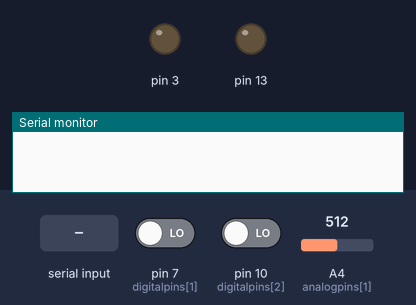
Recording of a sketch running on a simulated Arduino Uno, built with avr-gcc and run on an emulated ATmega328P. Parts: output pins drawn as LEDs (lit = HIGH), the last lines printed to the serial monitor. The inputs (shaded band) are chosen by the test bench; at power-on: pin 7 (digitalpins[1]) LOW, pin 10 (digitalpins[2]) LOW, A4 (analogpins[1]) = 512.

Above: at 1.2 s.
1.3 s: "connect?\n" received over Serial
At 1.6 s:
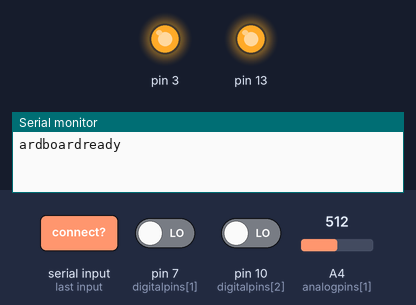
2.8 s: pin 7 (digitalpins[1]) driven HIGH
4.3 s: pin 7 (digitalpins[1]) driven LOW
Timing chart, 0 to 7.3 s (numbered marks = the images above; inputs shaded):
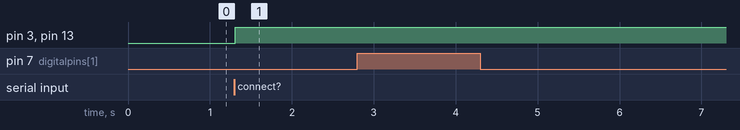

The sketch:

Arduino_code.ino
```cpp
#define keycnt 3

short analogpins[] = { 0, 18, 19 };
short digitalpins[] = { 0, 7, 10 };
short notes[] = {-1, 62, 63};
bool active[]={0,0,0};
short lastpitch[]={-1,-1,-1};

bool handshaked = false;


void setup() {
  pinMode(13, OUTPUT);
  pinMode(3, OUTPUT);
  for (short i = 1; i < keycnt; ++i) pinMode(digitalpins[i], INPUT);
  Serial.begin(9600);
}

void loop() {
   if (!handshaked)
    {
        if (Serial.available())
        {
            String cmd = Serial.readStringUntil('\n');
            cmd.trim();

            if (cmd == "connect?")
            {
                Serial.println("ardboardready");
                handshaked = true;
            }
        }
        return;
    }
    else{

    for (int i = 1; i < keycnt; ++i) {
      digitalWrite(13,HIGH);
      digitalWrite(3,HIGH);
      if (digitalRead(digitalpins[i]) == HIGH) {
        if(active[i]!=1){
          short t = analogRead(analogpins[i]);
          t= map(t,0,1023, 0, 16383);
          active[i] = 1;
          lastpitch[i]=t;
          Serial.println("on,"+String(notes[i])+','+String(t));
        }else{
          short t = analogRead(analogpins[i]);
          t= map(t,0,1023, 0, 16383);
          if(t!=lastpitch[i]){
            lastpitch[i]=t;
            Serial.println("pitch,"+String(notes[i])+','+String(t));
          }
        }

      }else if(active[i]==1){
        Serial.println("off,"+String(notes[i]));
        active[i]=0;
        lastpitch[i]=-1;
      }
      delay(10);
    }
  }
}
```

Measured:
- after the input at 1.3 s, pin 3, pin 13: LOW → HIGH at once
